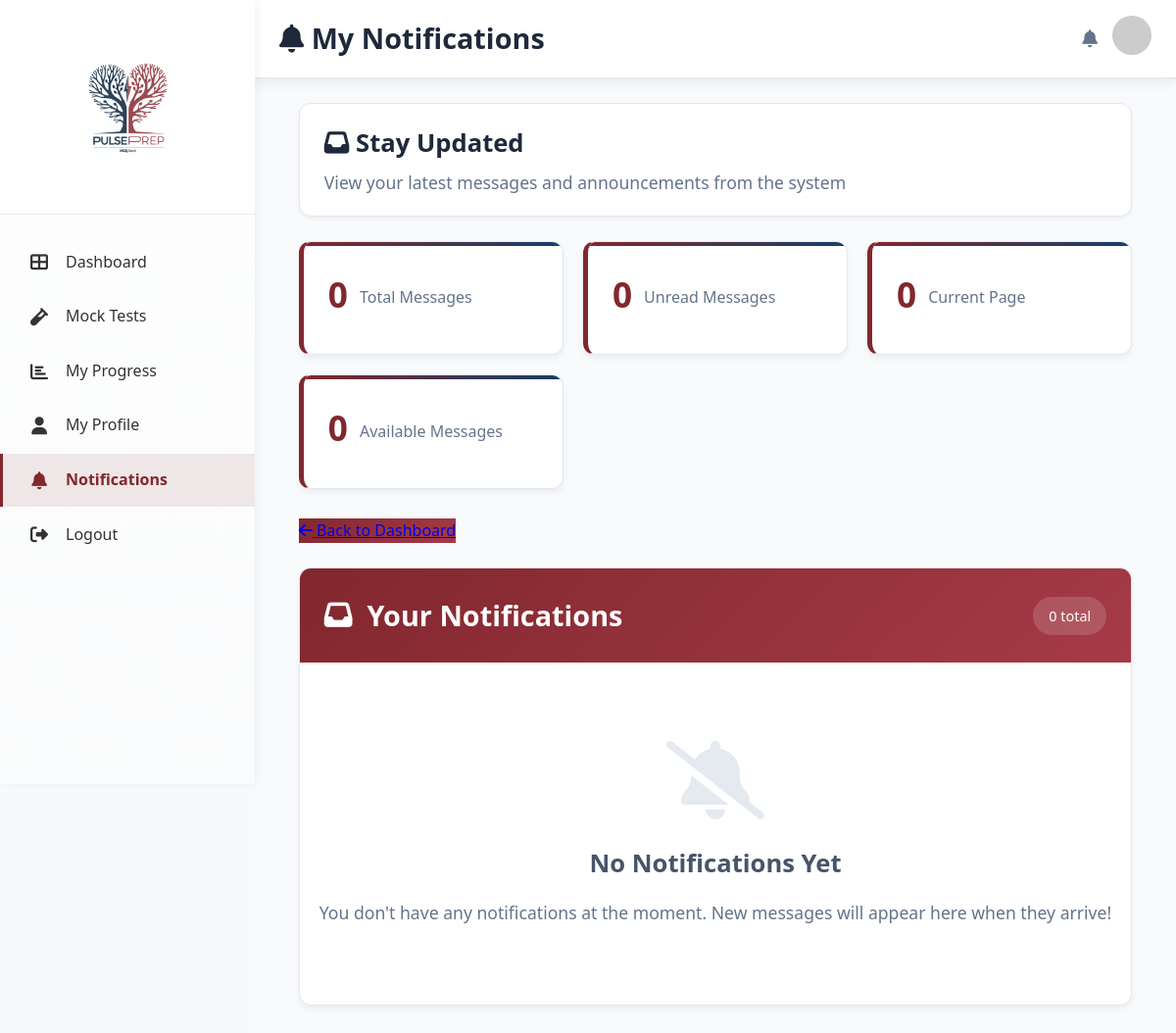
/notification/student/ (signed in), run on an earlier commit of the app's database.
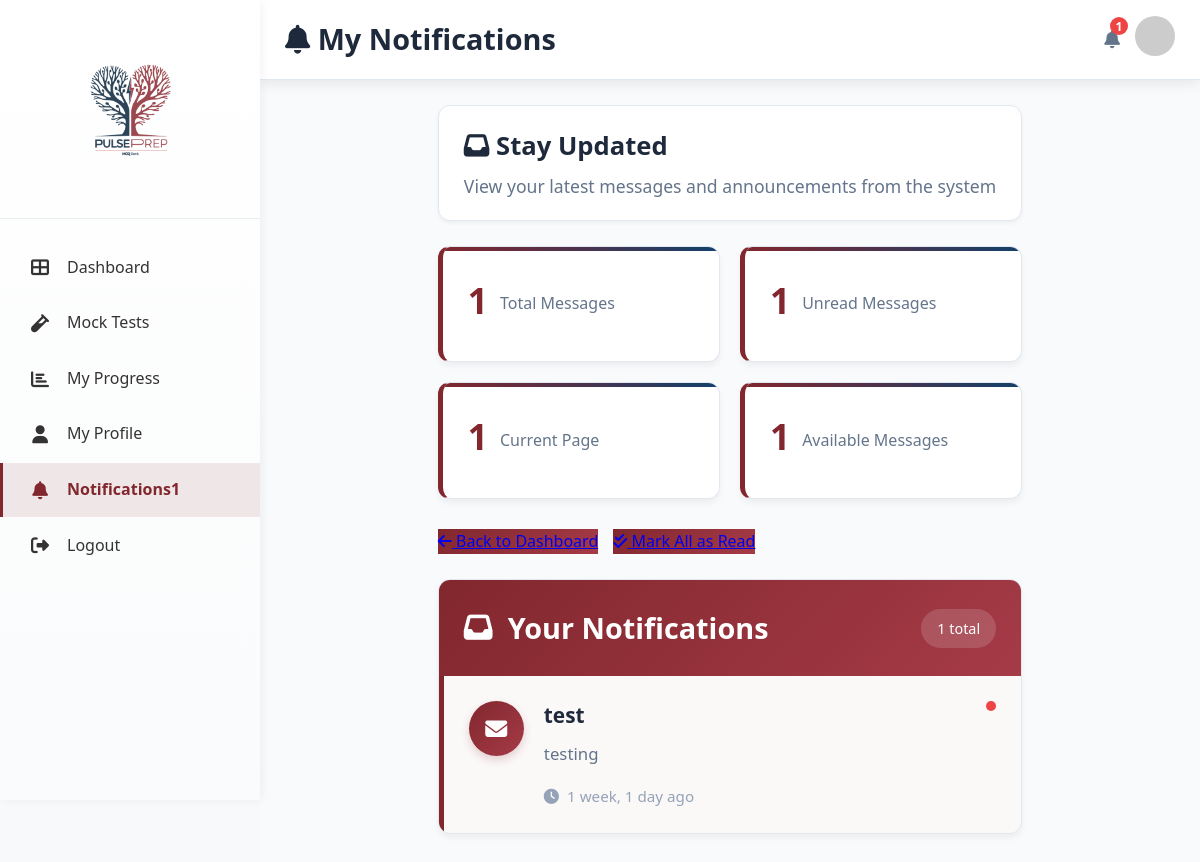
And on a later commit of the database.
### notifications/models.py (models this page shows, shortened)
class NotificationMessage(models.Model):
    title = models.CharField(max_length=200)
    content = models.TextField()
    created_at = models.DateTimeField(auto_now_add=True)
    is_read = models.BooleanField(default=False)
    recipient = models.ForeignKey(
        settings.AUTH_USER_MODEL,
        on_delete=models.CASCADE,
        null=True,
        blank=True,
        related_name='user_notifications'
    )
    class Meta:
        ordering = ['-created_at']
        db_table = 'notifications_message'
        verbose_name = 'Notification Message'
        verbose_name_plural = 'Notification Messages'

### notifications/views.py (the view)
# urls.py: path('student/', views.student_notifications, name='student_notifications'),
@login_required
def student_notifications(request):
    try:
        notifications_qs = NotificationMessage.objects.filter(
            Q(recipient=request.user) | Q(recipient__isnull=True)
        ).order_by('-created_at')
        paginator = Paginator(notifications_qs, 10)
        page_number = request.GET.get('page')
        user_notifications = paginator.get_page(page_number)
        total_count = notifications_qs.count()
        unread_count = notifications_qs.filter(is_read=False).count()
    except Exception as e:
        user_notifications = []
        total_count = 0
        unread_count = 0
    context = {
        'notifications': user_notifications,
        'total_count': total_count,
        'unread_count': unread_count,
    }
    return render(request, 'notifications/student_notifications.html', context)

### user_management/context_processors.py (called while the page is built)
def user_stats(request):
    User = get_user_model()
    if not request.user.is_authenticated:
        return {}
    if request.user.is_admin or request.user.is_superuser:
        total_users = User.objects.count()
        pending_users = User.objects.filter(approval_status='pending').count()
        mbbs_users = User.objects.filter(degree='MBBS').count()
        bds_users = User.objects.filter(degree='BDS').count()
        return {
            'total_users': total_users,
            'pending_users': pending_users,
            'mbbs_users': mbbs_users,
            'bds_users': bds_users,
        }
    return {}

### templates/notifications/student_notifications.html (shortened to what the changed rows need)
{% load static %}
<!DOCTYPE html>
<html lang="en">
<head>
    <link rel="stylesheet" href="{% static 'css/DAstyles.css' %}">
    <link rel="stylesheet" href="{% static 'css/MQstyles.css' %}" />
    <link rel="stylesheet" href="https://cdnjs.cloudflare.com/ajax/libs/font-awesome/6.4.0/css/all.min.css" />
</head>
<body>
    <div class="container">
        <aside class="sidebar">
            <nav class="nav-menu">
                <a href="{% url 'student_notifications' %}" class="nav-item {% if request.resolver_match.url_name == 'student_notifications' %}active{% endif %}">
                    <i class="fas fa-bell"></i>
                    <span>Notifications</span>
                    {% if unread_count > 0 %}
                    <span class="notification-badge-sidebar">{{ unread_count }}</span>
                    {% endif %}
                </a>
            </nav>
        </aside>
        <main class="main-content">
            <header class="header">
                <h1><i class="fas fa-bell"></i> My Notifications</h1>
                <div class="user-menu">
                    <a href="{% url 'student_notifications' %}">
                        <i class="fas fa-bell"></i>
                        {% if unread_count > 0 %}
                        <span class="notification-badge">{{ unread_count }}</span>
                        {% endif %}
                    </a>
                </div>
            </header>
            <div class="dashboard-content">
                <div class="student-header">
                    <h2><i class="fas fa-inbox"></i> Stay Updated</h2>
                </div>
        <div class="notification-stats">
            <div class="stat-card">
                <h3>{{ total_count }}</h3>
                <p>Total Messages</p>
            </div>
            <div class="stat-card">
                <h3>{{ unread_count }}</h3>
                <p>Unread Messages</p>
            </div>
            <div class="stat-card">
                <h3>{% if notifications %}{{ notifications|length }}{% else %}0{% endif %}</h3>
                <p>Current Page</p>
            </div>
            <div class="stat-card">
                <h3>{% if notifications %}{{ notifications.paginator.count }}{% else %}0{% endif %}</h3>
                <p>Available Messages</p>
            </div>
        </div>
        <div class="action-buttons">
            <a href="{% url 'student_dashboard' %}" class="back-button">
                <i class="fas fa-arrow-left"></i> Back to Dashboard
            </a>
            {% if unread_count > 0 %}
            <a href="{% url 'student_mark_all_read' %}">
                <i class="fas fa-check-double"></i> Mark All as Read
            </a>
            {% endif %}
        </div>
        <div class="notifications-container">
            <div class="notifications-header">
                <h1><i class="fas fa-inbox"></i> Your Notifications</h1>
                <span class="notification-count">{{ total_count }} total</span>
            </div>
            <div class="notifications-list">
                {% for notification in notifications %}
                <div class="notification-item {% if not notification.is_read %}unread{% endif %}">
                    <div class="notification-content">
                        <div class="notification-icon">
                            {% if notification.is_read %}
                            <i class="fas fa-envelope-open"></i>
                            {% else %}
                            <i class="fas fa-envelope"></i>
                            {% endif %}
                        </div>
                        <div class="notification-body">
                            <div class="notification-title">{{ notification.title }}</div>
                            <div class="notification-message">{{ notification.content }}</div>
                            <div class="notification-time">
                                <i class="fas fa-clock"></i>
                                {{ notification.created_at|timesince }} ago
                            </div>
                        </div>
                    </div>
                </div>
                {% empty %}
                <div class="empty-state">
                    <i class="fas fa-bell-slash"></i>
                    <h3>No Notifications Yet</h3>
                    <p>You don't have any notifications at the moment. New messages will appear here when they arrive!</p>
                </div>
                {% endfor %}
            </div>
        </div>
    </div>
</body>
</html>

What changed in the data, as far as the page shows it:
added NotificationMessage: is_read False (drawn), title "test", content "testing", created_at "1 week, 1 day"
Also different on the page:
{{ unread_count }}: (not shown) → "1"
{{ total_count }}: "0" → "1"
{{ unread_count }}: "0" → "1"
{{ notifications|length }}: (not shown) → "1"
{{ notifications.paginator.count }}: (not shown) → "1"
text no longer shown: "0 0 No Notifications Yet You don't have any notifications at the moment. New messages will appear here when they arrive!"
text now shown: "Mark All as Read"
